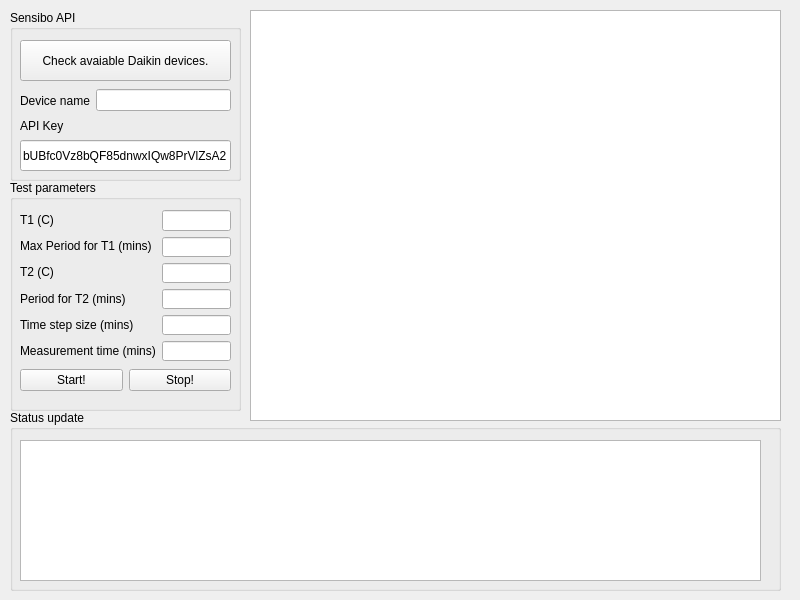
<?xml version="1.0" encoding="UTF-8"?>
<ui version="4.0">
 <class>Widget</class>
 <widget class="QWidget" name="Widget">
  <property name="geometry">
   <rect>
    <x>0</x>
    <y>0</y>
    <width>800</width>
    <height>600</height>
   </rect>
  </property>
  <property name="minimumSize">
   <size>
    <width>800</width>
    <height>600</height>
   </size>
  </property>
  <property name="windowTitle">
   <string>Temperature resoluiton tester</string>
  </property>
  <widget class="PlotWidget" name="graphicsViewTemperaturePlot">
   <property name="geometry">
    <rect>
     <x>250</x>
     <y>10</y>
     <width>531</width>
     <height>411</height>
    </rect>
   </property>
  </widget>
  <widget class="QGroupBox" name="groupBox">
   <property name="geometry">
    <rect>
     <x>10</x>
     <y>410</y>
     <width>771</width>
     <height>181</height>
    </rect>
   </property>
   <property name="title">
    <string>Status update</string>
   </property>
   <widget class="QTextEdit" name="textEditStatusUpdate">
    <property name="geometry">
     <rect>
      <x>10</x>
      <y>30</y>
      <width>741</width>
      <height>141</height>
     </rect>
    </property>
   </widget>
  </widget>
  <widget class="QGroupBox" name="groupBox_2">
   <property name="geometry">
    <rect>
     <x>10</x>
     <y>10</y>
     <width>231</width>
     <height>171</height>
    </rect>
   </property>
   <property name="title">
    <string>Sensibo API</string>
   </property>
   <widget class="QPushButton" name="pushButtonInitialCheck">
    <property name="geometry">
     <rect>
      <x>10</x>
      <y>30</y>
      <width>211</width>
      <height>41</height>
     </rect>
    </property>
    <property name="text">
     <string>Check avaiable Daikin devices.</string>
    </property>
   </widget>
   <widget class="QLineEdit" name="lineEditAPIKey">
    <property name="geometry">
     <rect>
      <x>10</x>
      <y>130</y>
      <width>211</width>
      <height>31</height>
     </rect>
    </property>
    <property name="text">
     <string>bUBfc0Vz8bQF85dnwxIQw8PrVlZsA2</string>
    </property>
   </widget>
   <widget class="QLabel" name="label">
    <property name="geometry">
     <rect>
      <x>10</x>
      <y>100</y>
      <width>71</width>
      <height>31</height>
     </rect>
    </property>
    <property name="text">
     <string>API Key</string>
    </property>
   </widget>
   <widget class="QWidget" name="layoutWidget">
    <property name="geometry">
     <rect>
      <x>10</x>
      <y>70</y>
      <width>211</width>
      <height>41</height>
     </rect>
    </property>
    <layout class="QHBoxLayout" name="horizontalLayout">
     <item>
      <widget class="QLabel" name="label_6">
       <property name="text">
        <string>Device name</string>
       </property>
      </widget>
     </item>
     <item>
      <widget class="QLineEdit" name="lineEdit_DeviceName"/>
     </item>
    </layout>
   </widget>
  </widget>
  <widget class="QGroupBox" name="groupBox_3">
   <property name="geometry">
    <rect>
     <x>10</x>
     <y>180</y>
     <width>231</width>
     <height>231</height>
    </rect>
   </property>
   <property name="title">
    <string>Test parameters</string>
   </property>
   <widget class="QWidget" name="">
    <property name="geometry">
     <rect>
      <x>10</x>
      <y>180</y>
      <width>211</width>
      <height>41</height>
     </rect>
    </property>
    <layout class="QHBoxLayout" name="horizontalLayout_2">
     <item>
      <widget class="QPushButton" name="pushButton_StartMeasurement">
       <property name="text">
        <string>Start!</string>
       </property>
      </widget>
     </item>
     <item>
      <widget class="QPushButton" name="pushButton_StopMeasurement">
       <property name="text">
        <string>Stop!</string>
       </property>
      </widget>
     </item>
    </layout>
   </widget>
   <widget class="QWidget" name="">
    <property name="geometry">
     <rect>
      <x>10</x>
      <y>30</y>
      <width>211</width>
      <height>151</height>
     </rect>
    </property>
    <layout class="QHBoxLayout" name="horizontalLayout_3">
     <item>
      <layout class="QVBoxLayout" name="verticalLayout_2">
       <item>
        <widget class="QLabel" name="label_2">
         <property name="text">
          <string>T1 (C)</string>
         </property>
        </widget>
       </item>
       <item>
        <widget class="QLabel" name="label_3">
         <property name="text">
          <string>Max Period for T1 (mins)</string>
         </property>
        </widget>
       </item>
       <item>
        <widget class="QLabel" name="label_4">
         <property name="text">
          <string>T2 (C)</string>
         </property>
        </widget>
       </item>
       <item>
        <widget class="QLabel" name="label_5">
         <property name="text">
          <string>Period for T2 (mins)</string>
         </property>
        </widget>
       </item>
       <item>
        <widget class="QLabel" name="label_7">
         <property name="text">
          <string>Time step size (mins)</string>
         </property>
        </widget>
       </item>
       <item>
        <widget class="QLabel" name="label_8">
         <property name="text">
          <string>Measurement time (mins)</string>
         </property>
        </widget>
       </item>
      </layout>
     </item>
     <item>
      <layout class="QVBoxLayout" name="verticalLayout">
       <item>
        <widget class="QLineEdit" name="lineEdit_T1"/>
       </item>
       <item>
        <widget class="QLineEdit" name="lineEdit_T1PeriodMins"/>
       </item>
       <item>
        <widget class="QLineEdit" name="lineEdit_T2"/>
       </item>
       <item>
        <widget class="QLineEdit" name="lineEdit_T2PeriodMins"/>
       </item>
       <item>
        <widget class="QLineEdit" name="lineEdit_TimeStepSizeMins"/>
       </item>
       <item>
        <widget class="QLineEdit" name="lineEdit_MeasurementTimePeriodMins"/>
       </item>
      </layout>
     </item>
    </layout>
   </widget>
  </widget>
 </widget>
 <customwidgets>
  <customwidget>
   <class>PlotWidget</class>
   <extends>QGraphicsView</extends>
   <header>pyqtgraph</header>
  </customwidget>
 </customwidgets>
 <resources/>
 <connections/>
</ui>
